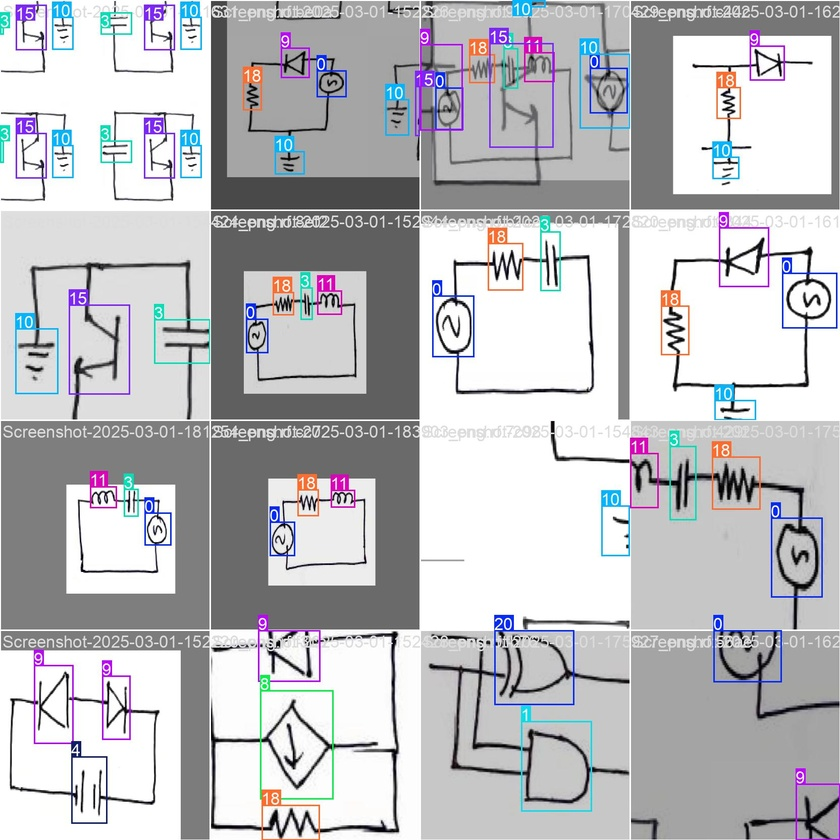
#> input picture runs/detect/train29/train_batch0.jpg, 840 x 840 px, shrunk from 1664 x 1664 before the run
$ python -i wire_detection.py   (imports and definitions only)
#> lines starting #> are read from the running program, lines starting #| are printed output that depends on the picture
import cv2
import numpy as np

def detect_wires(image_path):
    """Detect wires in a circuit using edge detection & Hough Transform."""
#> called with image_path = 'runs/detect/train29/train_batch0.jpg'
    img = cv2.imread(image_path, cv2.IMREAD_GRAYSCALE)
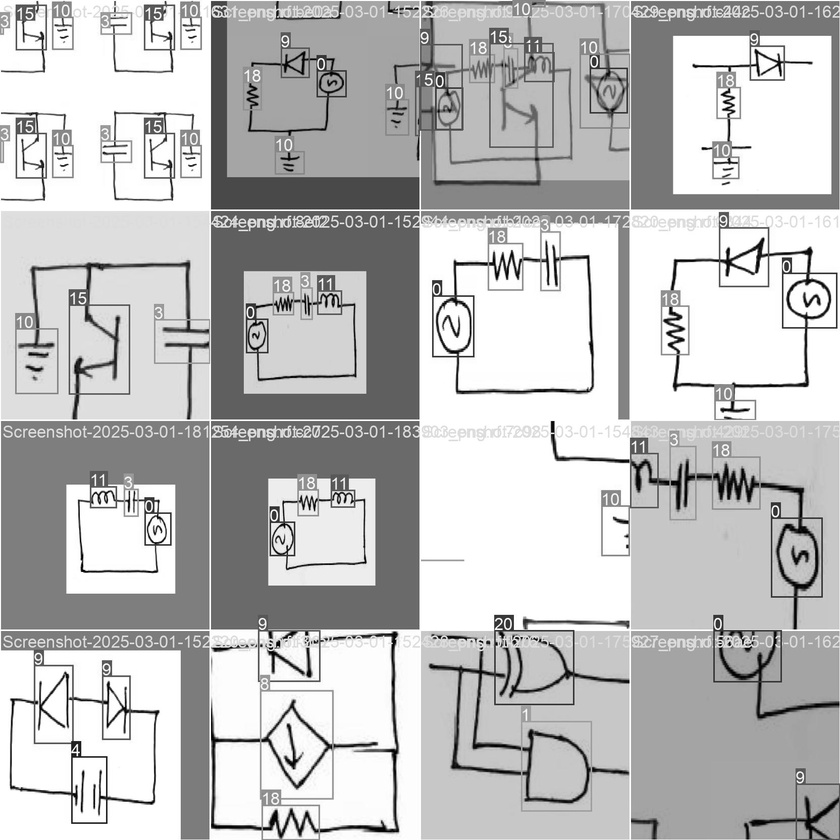
#> img: shape (840, 840); min 0, max 255, mean 189.4
    blurred = cv2.GaussianBlur(img, (5, 5), 0)
    edges = cv2.Canny(blurred, 50, 150)
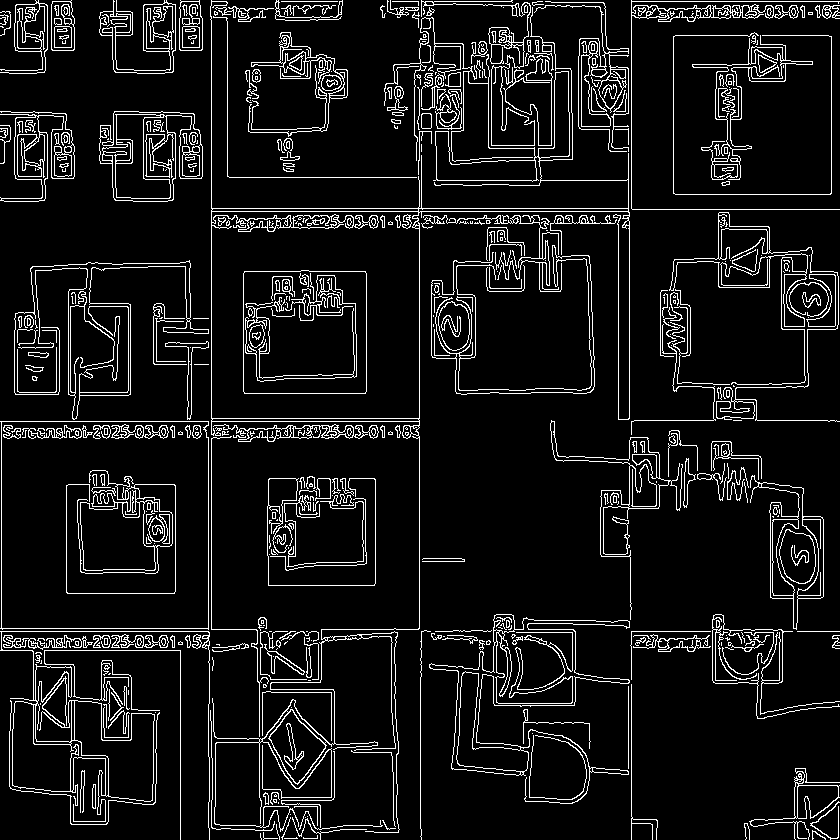
#> edges: shape (840, 840); 8.6% white in thin lines or dots

    # Detect lines using Hough Transform
    lines = cv2.HoughLinesP(edges, 1, np.pi / 180, threshold=50, minLineLength=30, maxLineGap=10)
#> lines = 868 rows, first 6: [211, 629, 211, 0], [631, 208, 631, 0], [0, 631, 208, 631], [632, 1, 839, 1], [0, 421, 419, 421], [419, 628, 419, 180]

    wire_image = cv2.cvtColor(img, cv2.COLOR_GRAY2BGR)
    if lines is not None:
        for line in lines:
            x1, y1, x2, y2 = line[0]
            cv2.line(wire_image, (x1, y1), (x2, y2), (255, 0, 0), 2)
#> this loop made 868 passes
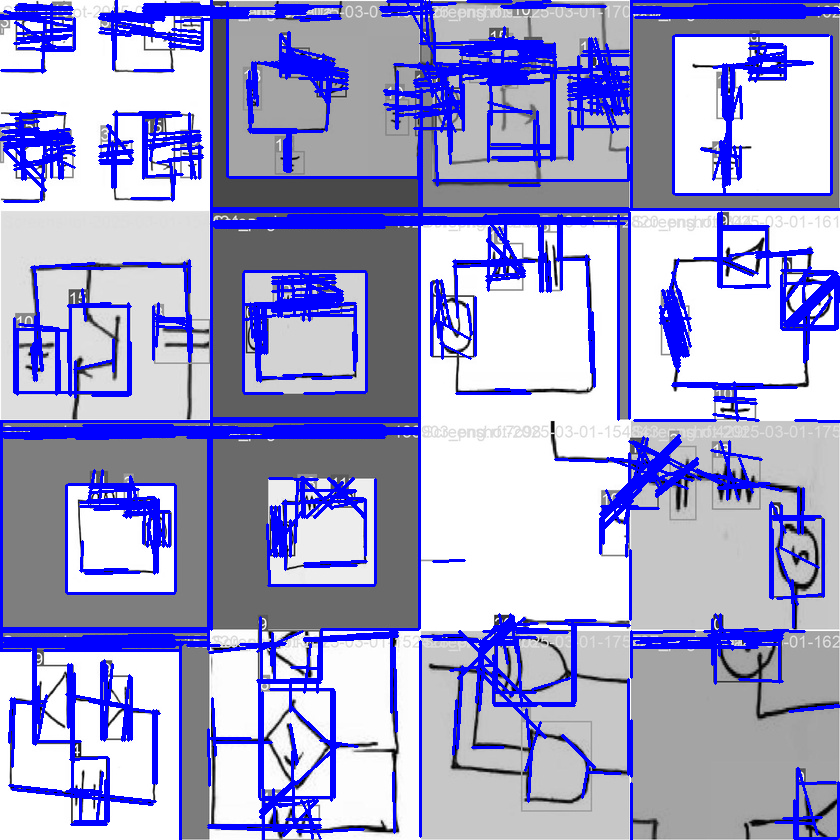
#> wire_image: shape (840, 840, 3); mean B, G, R 206.2, 159.2, 159.2

    return wire_image, lines

# [82 lines left out: functions find_intersections, line_intersection, draw_nodes, not called in this run]

>>> result = detect_wires('runs/detect/train29/train_batch0.jpg')

$ run again, on runs/detect/train29/train_batch1.jpg
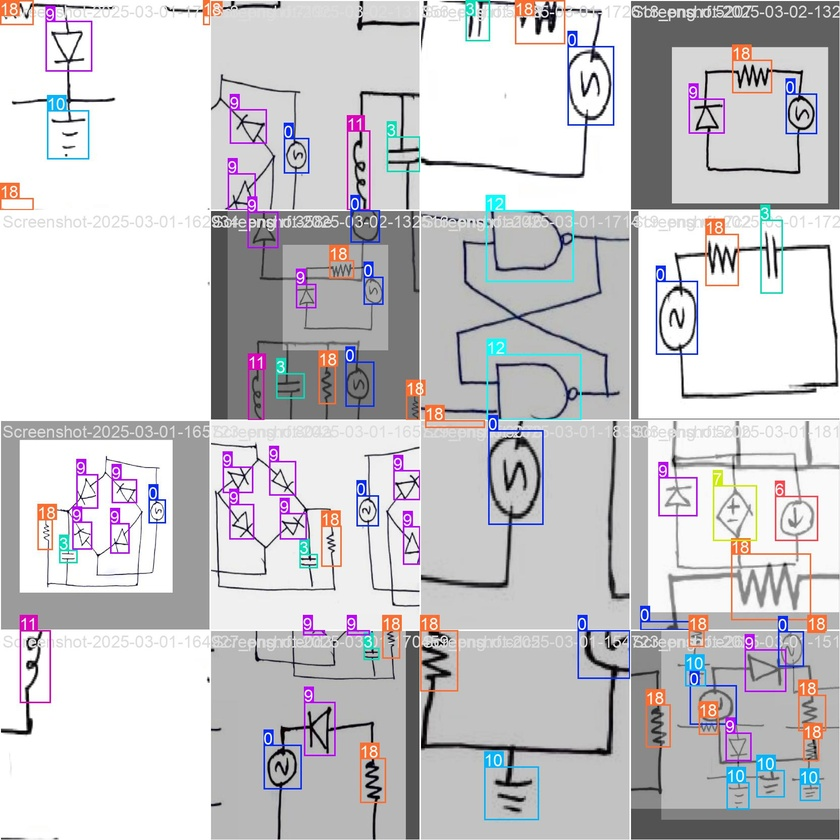
#> input picture runs/detect/train29/train_batch1.jpg, 840 x 840 px, shrunk from 1664 x 1664 before the run
#> in detect_wires, `edges = cv2.Canny(blurred, 50, 150)`:
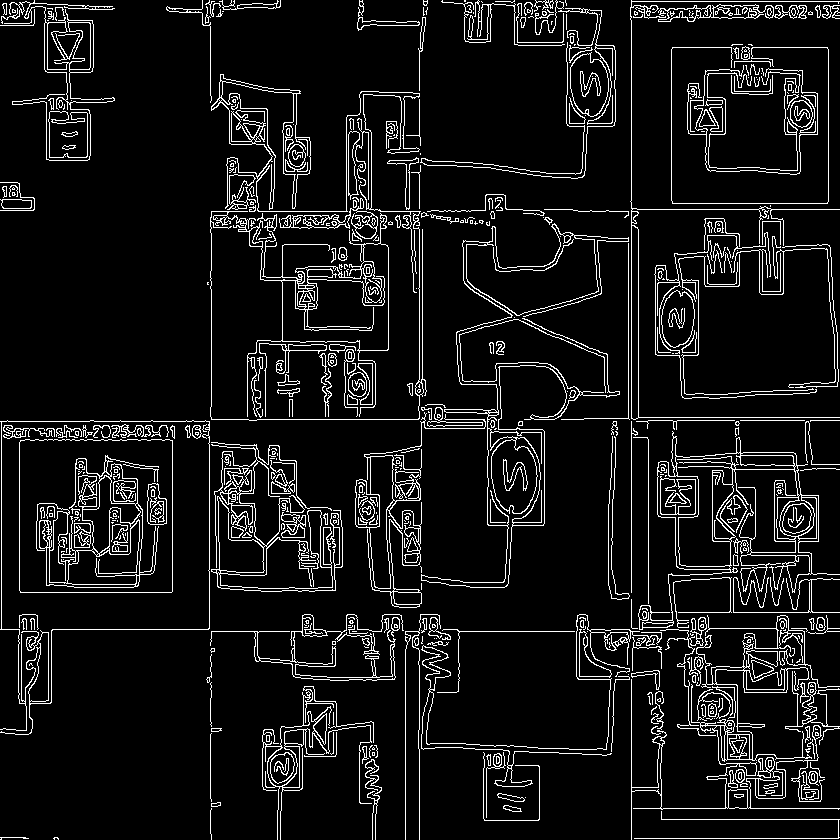
#> edges: shape (840, 840); 8.4% white in thin lines or dots
#> lines = 1045 rows, first 6: [631, 839, 631, 673], [419, 839, 419, 749], [211, 631, 356, 631], [211, 419, 211, 211], [631, 1, 839, 1], [210, 798, 210, 639]
#> the loop in detect_wires, `for line in lines:` made 1045 passes
#> after the loop in detect_wires, `for line in lines:`:
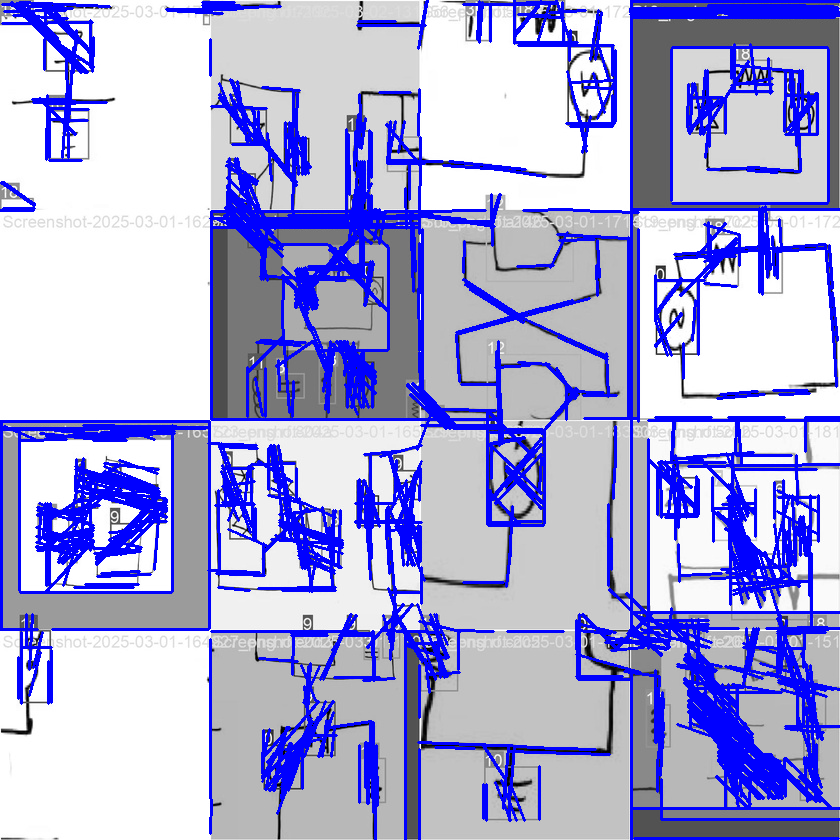
#> wire_image: shape (840, 840, 3); mean B, G, R 217.5, 169.7, 169.7

$ run again, on runs/detect/train29/train_batch920.jpg
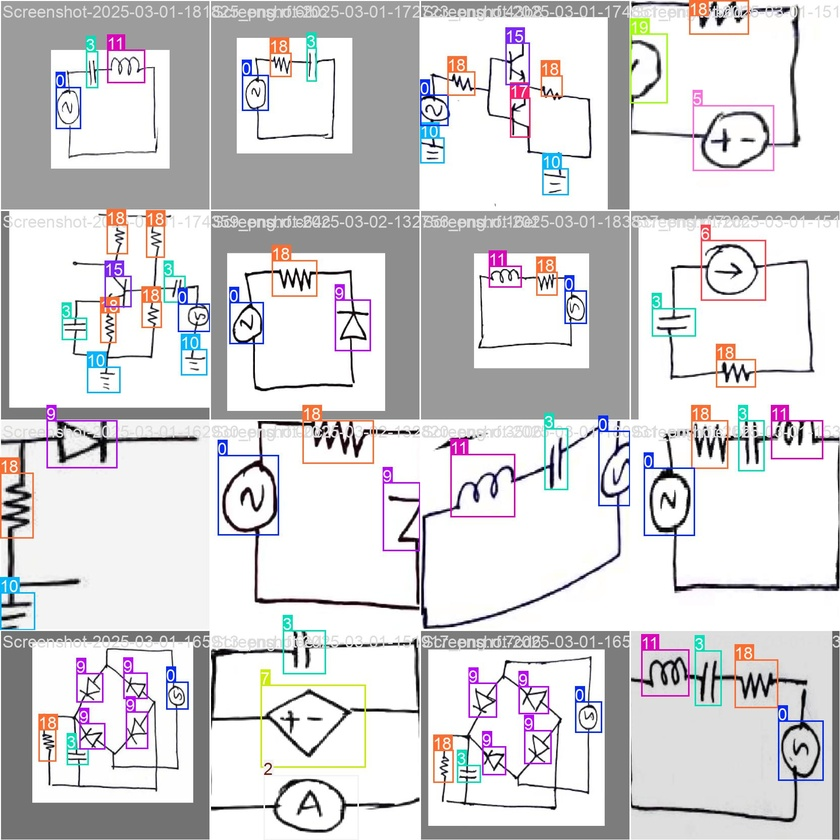
#> input picture runs/detect/train29/train_batch920.jpg, 840 x 840 px, shrunk from 1664 x 1664 before the run
#> in detect_wires, `edges = cv2.Canny(blurred, 50, 150)`:
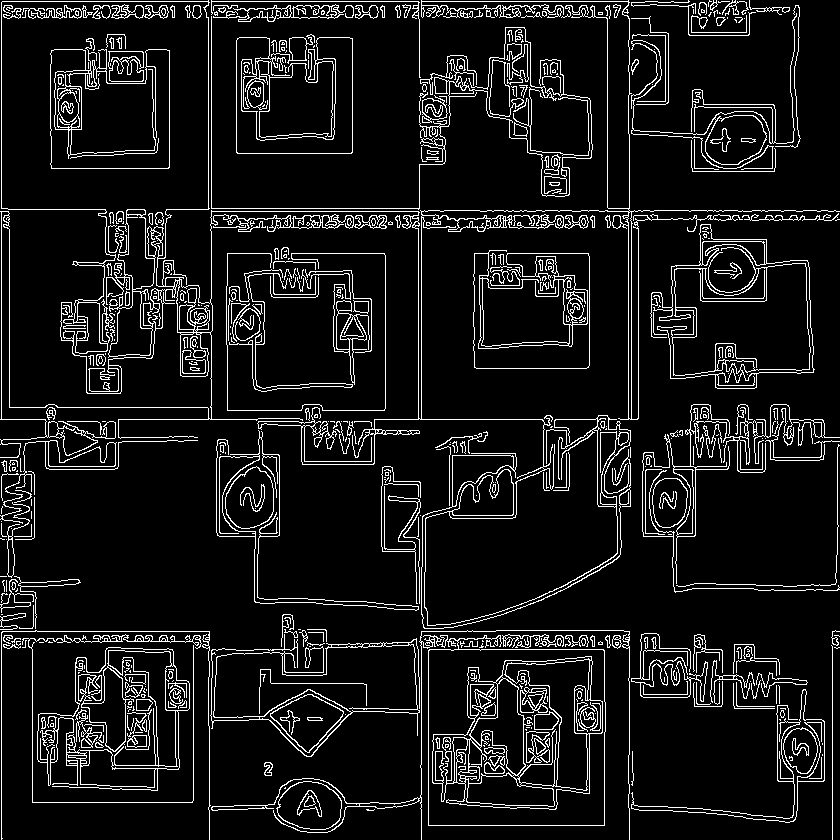
#> edges: shape (840, 840); 9.1% white in thin lines or dots
#> lines = 982 rows, first 6: [1, 419, 1, 2], [2, 1, 628, 1], [421, 839, 421, 631], [118, 419, 257, 419], [211, 418, 211, 331], [414, 649, 603, 649]
#> the loop in detect_wires, `for line in lines:` made 982 passes
#> after the loop in detect_wires, `for line in lines:`:
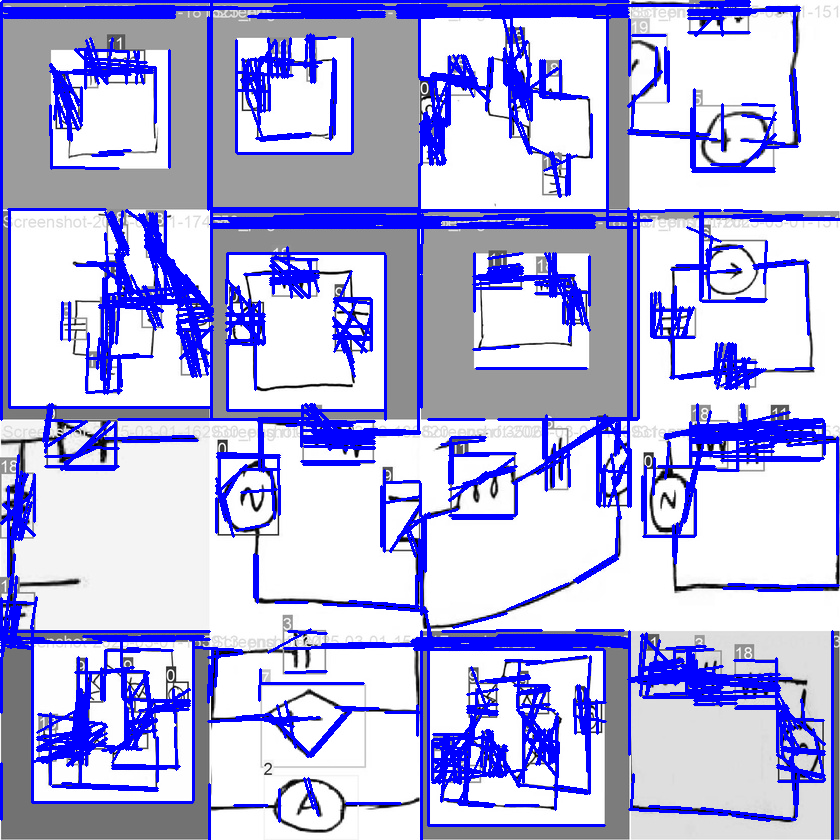
#> wire_image: shape (840, 840, 3); mean B, G, R 226.7, 178.1, 178.1
